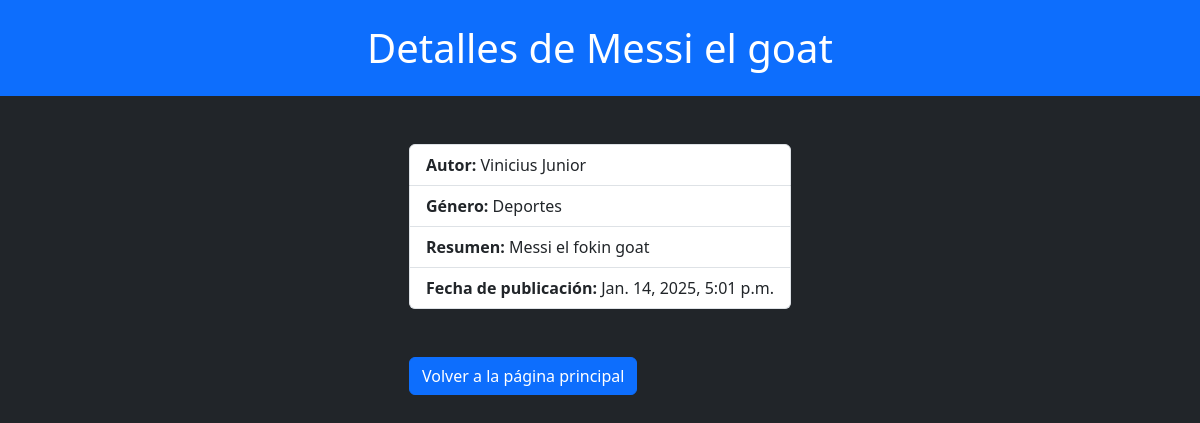
Page /books/3/ on the committed database.
### books/models.py (models this page shows, shortened)
class Book(models.Model):
    title = models.CharField(max_length=50)
    authors = models.ForeignKey(Author, on_delete=models.CASCADE)
    genre = models.ForeignKey('Genre', on_delete=models.CASCADE)
    publish_date = models.DateTimeField()
    sumary = models.TextField()

class Author(models.Model):
    first_name = models.CharField(max_length=50)
    last_name = models.CharField(max_length=50)
    birth_date = models.DateTimeField()

class Genre(models.Model):
    name = models.CharField(max_length=50)

### books/views.py (the view)
# urls.py: path("<int:book_id>/", views.detail, name='detail'),
def detail(request, book_id):
    book = get_object_or_404(Book, pk=book_id)
    return render(request, 'books/detail.html', context={'book': book})

### books/templates/books/detail.html (shortened to what this page needs)
<!DOCTYPE html>
<html lang="en">
<head>
    <link href="https://cdn.jsdelivr.net/npm/bootstrap@5.3.3/dist/css/bootstrap.min.css" rel="stylesheet">
</head>
<body class="text-bg-dark">
<h1 class="container-fluid text-center text-bg-primary p-4">Detalles de {{ book.title }}</h1>
<div class="d-grid mt-5 justify-content-center">
    <ul class="list-group">
        <li class="list-group-item"><strong>Autor:</strong> {{ book.authors.first_name }} {{ book.authors.last_name }}</li>
        <li class="list-group-item"><strong>Género:</strong>  {{ book.genre.name }}</li>
        <li class="list-group-item"><strong>Resumen:</strong> {{ book.sumary }}</li>
        <li class="list-group-item"><strong>Fecha de publicación:</strong> {{ book.publish_date }}</li>
    </ul>
    <a class="mt-5" href="{% url 'books:index' %}"><button class="btn btn-primary" type="button">Volver a la página principal</button></a>
</div>
</body>
</html>

### rows in the picture
Book: title "Messi el goat", authors.first_name "Vinicius", authors.last_name "Junior", genre.name "Deportes", sumary "Messi el fokin goat", publish_date "Jan. 14, 2025, 5:01 p.m."
